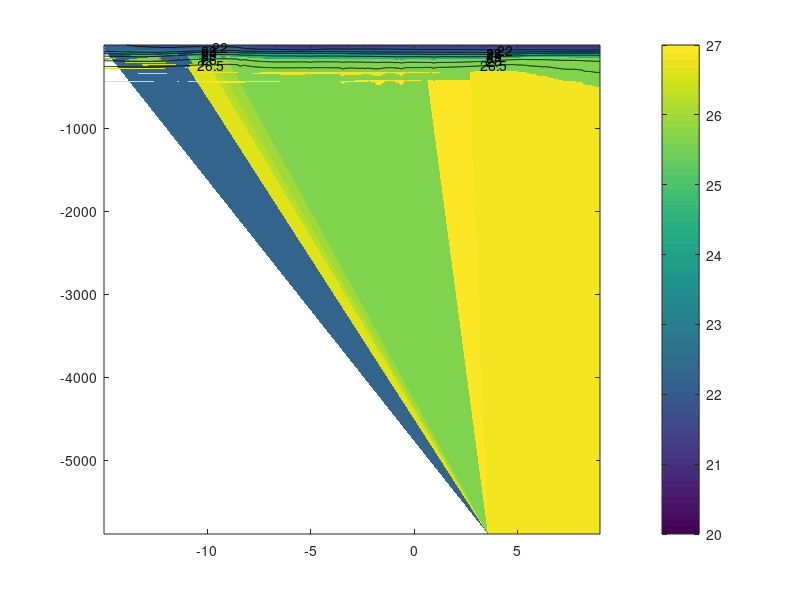

MATLAB code to generate this figure: (Note: this script raises an error after producing the figure.)
%% Figure 1 ==============================
load ND_section.mat

figure(1)
[c,h] = contourf(YC(1,:),RC,ND',[20:0.2:27],'LineStyle','none');
shading interp;
colorbar
hold on
[c,h] = contour(YC(1,:),RC,ND',[22:1:26],'k','Showtext','on');
hold on
[c,h] = contour(YC(1,:),RC,ND',[26.5 26.5],'k','Showtext','on');

%% Figure 2 ==============================
% Topography
load SST.mat
load bathymetry.mat
load vertical_velocity.mat

D(D==0)=NaN;
figure(2)
subplot(3,1,1)
pcolor(XC,YC,-D);shading flat
hold on
[c,h] = contourf(XC(:,1),YC(1,:),-D',[1 1]*0,'k');
set(h,'Facecolor',[1 1 1]*0.5);
caxis([-6000 0])
colorbar
axis equal;
fa = [108 138 -14 8.5];
axis(fa);
set(gca,'fontsize',10,'Layer','top');
set(gca,'XTick',[110:5:135],'XTickLabel',['110^oE';'115^oE';'120^oE';'125^oE';'130^oE';'135^oE']);
set(gca,'YTick',[-12:4:8],'YTickLabel',['12^oS';'8^oS ';'4^oS ';'0^o  ';'4^oN ';'8^oN ']);

% SST
figure(2)
subplot(3,1,2)
pcolor(XC,YC,SST);shading flat
hold on
[c,h] = contourf(XC(:,1),YC(1,:),-D',[1 1]*0,'k');
set(h,'Facecolor',[1 1 1]*0.5);
caxis([26.5 29.5])
colorbar
axis equal;
fa = [108 138 -14 8.5];
axis(fa);
set(gca,'fontsize',10,'Layer','top');
set(gca,'XTick',[110:5:135],'XTickLabel',['110^oE';'115^oE';'120^oE';'125^oE';'130^oE';'135^oE']);
set(gca,'YTick',[-12:4:8],'YTickLabel',['12^oS';'8^oS ';'4^oS ';'0^o  ';'4^oN ';'8^oN ']);

% Vertical velocity at 140m
figure(2)
subplot(3,1,3)
pcolor(XC,YC,w*100);shading flat
caxis([-1 1])
colorbar
load blue_red_saturated.mat
colormap(map)
axis equal;
fa = [108 138 -14 8.5];
axis(fa);
set(gca,'fontsize',10,'Layer','top');
set(gca,'XTick',[110:5:135],'XTickLabel',['110^oE';'115^oE';'120^oE';'125^oE';'130^oE';'135^oE']);
set(gca,'YTick',[-12:4:8],'YTickLabel',['12^oS';'8^oS ';'4^oS ';'0^o  ';'4^oN ';'8^oN ']);

%% Figure 3 ==============================
load TS_diagram.mat

% plot the T/S diagram of the 9 sites.
ii = [1,6,11,5,10,15,17,18,19];
for i = 1:9
figure(3)
subplot(4,5,ii(i))
hold on
plot(S_10km(i,:),T_10km(i,:),'color',[0.93,0.69,0.13],'LineWidth', 1.5)
hold on
plot(S_4km(i,:),T_4km(i,:),'color',[0.47,0.67,0.19],'LineWidth', 1.5)
hold on
plot(S_2km(i,:),T_2km(i,:),'color','r','LineWidth', 1.5)
hold on
plot(S_2km_nt(i,:),T_2km_nt(i,:),'color',[0.30,0.75,0.93],'LineWidth', 1.5,'LineStyle','--')
hold on
plot(S_ACCESS(i,:),T_ACCESS(i,:),'color','b','LineWidth', 1)
hold on
plot(S_CARS(i,:),T_CARS(i,:),'color','k','LineWidth', 1.5)
set(gca,'fontsize',13);
axis([33.5 36 0 30]);
hold on
[C,h] = contour(SP,TP,DP,[18:1:26],'--','color',[1 1 1]*0.8,'ShowText','on');
clabel(C,h,'color',[1 1 1]*0.8)
hold on
[C,h] = contour(SP,TP,DP,[26:0.5:30],'--','color',[1 1 1]*0.8,'ShowText','on');
clabel(C,h,'color',[1 1 1]*0.8)
end

% plot the map and the position of the sites
% figure(3)
po = [0.35 0.35 0.36 0.57]
subplot('Position',po)
[c,h] = contourf(XC(:,1),YC(1,:),-D',[1 1]*0,'k');
set(h,'Facecolor',[1 1 1]*0.7);
for i =1:9
hold on
scatter (Position(i,1),Position(i,2),80,'ro','filled')
end
hold off
axis equal;
fa = [108 138 -14 8.5];
axis(fa);
set(gca,'fontsize',16,'Layer','top');
set(gca,'XTick',[110:5:135],'XTickLabel',['110^oE';'115^oE';'120^oE';'125^oE';'130^oE';'135^oE']);
set(gca,'YTick',[-12:4:8],'YTickLabel',['12^oS';'8^oS ';'4^oS ';'0^o  ';'4^oN ';'8^oN ']);

%% Figure 4 ==============================
load Mixing.mat

figure(4)
subplot(2,2,1)
plot(profile_10km,RC,'r','LineWidth',2)
hold on
plot(profile_4km,RC,'b','LineWidth',2)
hold on
plot(profile_2km,RC,'color',[0.9290 0.6940 0.1250],'LineWidth',2)
hold on
plot(profile_2km_nt,RC,'k','LineWidth',2)
hold on
plot([-5 0],[-140 -140],'k:')
axis([-5 -1 -1000 0])
grid on

subplot(2,2,2)
pcolor(XC,YC,log10(KPP_100)); 
colorbar;shading flat;
colormap('jet')
hold on
[c,h] = contourf(XC(:,1),YC(1,:),-D',[1 1]*RC(29),'k');
set(h,'Facecolor',[1 1 1]*0.7);
hold on
[c,h] = contourf(XC(:,1),YC(1,:),-D',[1 1]*0,'k');
set(h,'Facecolor',[1 1 1]*0.5);
caxis([-2.5 -1.5]);
set(gca,'XTick',[110:5:135],'XTickLabel',['110^oE';'115^oE';'120^oE';'125^oE';'130^oE';'135^oE']);
set(gca,'YTick',[-12:4:8],'YTickLabel',['12^oS';'8^oS ';'4^oS ';'0^o  ';'4^oN ';'8^oN ']);
axis equal
fa = [108 138 -14 8.5];axis(fa);
set(gca,'fontsize',10);

subplot(2,2,3)
pcolor(XC,YC,log10(KPP_1000_t)); 
colorbar;shading flat;
colormap(mix_map)
hold on
[c,h] = contourf(XC(:,1),YC(1,:),-D',[1 1]*RC(29),'k');
set(h,'Facecolor',[1 1 1]*0.7);
hold on
[c,h] = contourf(XC(:,1),YC(1,:),-D',[1 1]*0,'k');
set(h,'Facecolor',[1 1 1]*0.5);
caxis([-5 -1]);
set(gca,'XTick',[110:5:135],'XTickLabel',['110^oE';'115^oE';'120^oE';'125^oE';'130^oE';'135^oE']);
set(gca,'YTick',[-12:4:8],'YTickLabel',['12^oS';'8^oS ';'4^oS ';'0^o  ';'4^oN ';'8^oN ']);
axis equal
fa = [108 138 -14 8.5];axis(fa);
set(gca,'fontsize',10);

subplot(2,2,4)
pcolor(XC,YC,log10(map_1000_nt)); 
colorbar;shading flat;
colormap(mix_map)
hold on
[c,h] = contourf(XC(:,1),YC(1,:),-D',[1 1]*RC(29),'k');
set(h,'Facecolor',[1 1 1]*0.7);
hold on
[c,h] = contourf(XC(:,1),YC(1,:),-D',[1 1]*0,'k');
set(h,'Facecolor',[1 1 1]*0.5);
caxis([-5 -1]);
set(gca,'XTick',[110:5:135],'XTickLabel',['110^oE';'115^oE';'120^oE';'125^oE';'130^oE';'135^oE']);
set(gca,'YTick',[-12:4:8],'YTickLabel',['12^oS';'8^oS ';'4^oS ';'0^o  ';'4^oN ';'8^oN ']);
axis equal
fa = [108 138 -14 8.5];axis(fa);
set(gca,'fontsize',10);

%% Figure 5 ==============================
load WMT.mat

figure(5)
subplot(1,2,1)
barh(Draw_density,OUT,1,'b','LineStyle','none','FaceAlpha',0.5)
hold on
hp = barh(Draw_density,IN,1);
hp.FaceColor = 'none';
hatchfill2(hp,'single','HatchAngle',-45,'hatchcolor','k');%hatched bars
yticks([17.25:0.5:30])
yticklabels({'17.5','18','18.5','19','19.5','20','20.5','21','21.5','22','22.5','23', ...
    '23.5','24','24.5','25','25.5','26','26.5','27','27.5','28','28.5','29'})
hold on
plot([18,29],[0,0],'k--','LineWidth',2)
hold on
plot([-5,5],[21.75,21.75],'k--','LineWidth',2)
hold on
plot([-5,5],[25.75,25.75],'k--','LineWidth',2)
hold on
axis([-1 3 18.25 28.75 ])
grid on
xlabel('Volume Transport (Sv)');
ylabel('Neutral Density (\gamma_n)');
set(gca,'fontsize',14);
set(gca, 'YDir','reverse')

subplot(1,2,2)
barh(Draw_density,WMT_S_t,1,'LineStyle','none','FaceColor',[0.49,0.18,0.56],'FaceAlpha',0.8)
hold on
hp = barh(Draw_density, WMT_S_nt,1);
hp.FaceColor = 'none';
hatchfill2(hp,'cross','HatchDensity',100,'HatchLineWidth',1,'hatchcolor',[0.3010 0.7450 0.9330]);%seasonal
hold on
hp = barh(Draw_density,WMT_C_t,1)
hp.FaceColor = 'none';
hatchfill2(hp,'single','HatchAngle',45,'HatchDensity',50,'hatchcolor','k');%climatology

yticks([17.25:0.5:30])
yticklabels({'17.5','18','18.5','19','19.5','20','20.5','21','21.5','22','22.5','23', ...
    '23.5','24','24.5','25','25.5','26','26.5','27','27.5','28','28.5','29'})
hold on
plot([18,29],[0,0],'k--','LineWidth',2)
hold on
plot([-5,5],[21.75,21.75],'k--','LineWidth',2)
hold on
plot([-5,5],[25.75,25.75],'k--','LineWidth',2)
hold on
axis([-1.5 2 18.25 28.75 ])
grid on
xlabel('Transformation rate (Sv)');
ylabel('Neutral Density (\gamma_n)');
set(gca,'fontsize',14);
set(gca, 'YDir','reverse')

%% Figure 6 ==============================
load velocity.mat

figure(6)
subplot(6,1,1:5)
plot(-v*1e-6,'LineWidth',2)
ylim([0 16])
yticks([0:2:16])
ylabel('Volume transport (10^6 m^3/s)');
grid on
yyaxis right
plot(h*1e-8,'LineWidth',2)
ylim([1.5 5.5])
yticks([1.5:0.5:5.5])
ylabel('Section area (10^8 m^3)');
xticks([1:1:12])
xticklabels({'Jan','Feb','Mar','Apr','May','Jun','Jul','Aug','Sep','Oct','Nov','Dec'})
set(gca,'fontsize',15);

subplot(6,1,6)
quiver([1:1:12],[1:1:12]*0,squeeze(w_u)',squeeze(w_v)',0.2)
axis equal
axis([0.5 12.5 -0.45 0.55])
hold on
quiver([1],[0.4],1,0,0.2)
